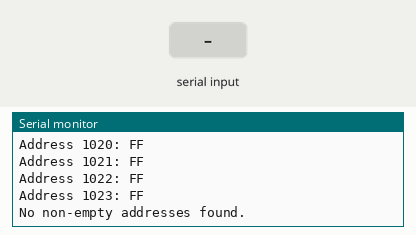
Recording of a sketch running on a simulated Arduino Uno, built with avr-gcc and run on an emulated ATmega328P. Shown: the last lines printed to the serial monitor. The inputs (shaded band) are chosen by the test bench.

Above: at 19.1 s.
19.2 s: "000\n" received over Serial
At 19.7 s:
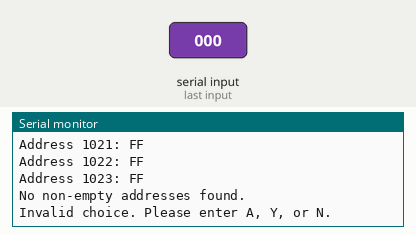
20.7 s: "A\n" received over Serial
At 21.9 s:
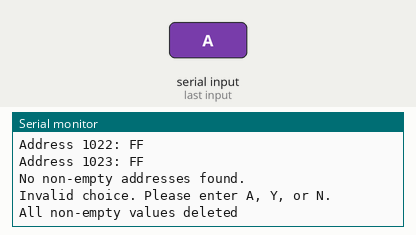
22.2 s: "Y\n" received over Serial
At 23.0 s:
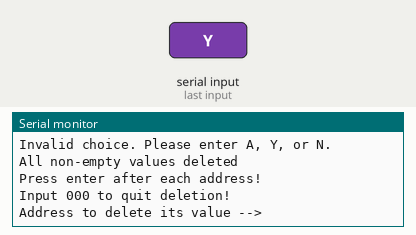
23.7 s: "000\n" received over Serial
At 24.2 s:
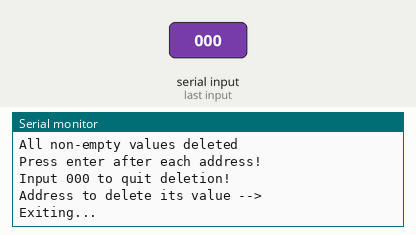
25.2 s: "N\n" received over Serial
At 26.6 s:
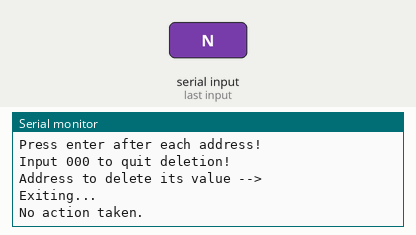
Timing chart, 0 to 27.7 s (numbered marks = the images above; inputs shaded):
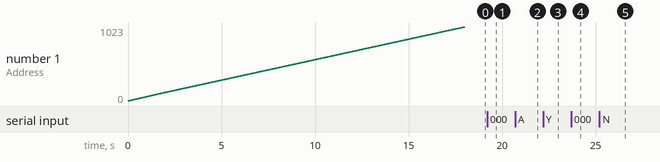

The sketch:

EEPROM-configurator.ino
```cpp
#include <EEPROM.h>

const int MAX_ADDRESSES = 512;  // Adjust as needed
int notEmptyAddressCount = 0;
int notEmptyAddressesArr[MAX_ADDRESSES];  // Array to store non-empty addresses

void setup() {
  Serial.begin(9600);

  // Wait for the serial connection to establish
  while (!Serial) {}

  Serial.print("EEPROM Size: ");
  Serial.println(EEPROM.length());

  // Read and print all address-value pairs
  for (int i = 0; i < EEPROM.length(); i++) {
    byte value = EEPROM.read(i);  // Read as byte
    Serial.print("Address ");
    Serial.print(i);
    Serial.print(": ");
    Serial.println(value, HEX);  // Print in hexadecimal format

    if (value != 0xFF) {
      if (notEmptyAddressCount < MAX_ADDRESSES) {
        notEmptyAddressesArr[notEmptyAddressCount++] = i;  // Store the address
      }
    }
  }

  // Print the count of non-empty addresses
  if (notEmptyAddressCount != 0) {
    Serial.print("Not empty address count: ");
    Serial.println(notEmptyAddressCount);

    // Print all non-empty addresses
    Serial.print("Not empty addresses: ");
    for (int i = 0; i < notEmptyAddressCount; i++) {
      Serial.print(notEmptyAddressesArr[i]);
      if (i < notEmptyAddressCount - 1) {
        Serial.print(", ");
      }
    }
    Serial.println();
    Serial.println("Choose an option:\nDelete all non-empty values - A\nDelete a value based on its address - Y\nDo nothing - N");
  } else {
    Serial.println("No non-empty addresses found.");
  }
}

void deleteAllData() {
  for (int i = 0; i < notEmptyAddressCount; i++) {
    EEPROM.write(notEmptyAddressesArr[i], 0xFF);
  }
  Serial.println("All non-empty values deleted");
}

void deleteDataByAddress() {
  Serial.println("Press enter after each address!\nInput 000 to quit deletion!");

  while (true) {
    Serial.println("Address to delete its value --> ");

    while (Serial.available() == 0) {
      delay(100);
    }
    String userAddress = Serial.readStringUntil('\n');
    userAddress.trim();

    if (userAddress == "000") {
      Serial.println("Exiting...");
      break;
    }

    int address = userAddress.toInt();
    if (address >= 0 && address < EEPROM.length()) {
      EEPROM.write(address, 0xFF);
    } else {
      Serial.print("Invalid address. Please enter a number between 0 and ");
      Serial.print(EEPROM.length() - 1);
      Serial.println(".");
    }
    Serial.println("Address to delete its value --> ");
  }
}

void loop() {
  if (Serial.available() > 0) {
    String userChoice = Serial.readStringUntil('\n');
    userChoice.trim();
    userChoice.toUpperCase();

    if (userChoice == "A") {
      deleteAllData();
    } else if (userChoice == "Y") {
      deleteDataByAddress();
    } else if (userChoice == "N") {
      Serial.println("No action taken.");
    } else {
      Serial.println("Invalid choice. Please enter A, Y, or N.");
    }
  }
}
```

Measured:
- after the input at 20.7 s, the serial monitor: prints a new line at once (image 2)
- after the input at 22.2 s, the serial monitor: prints a new line at once (image 3)
- after the input at 23.7 s, the serial monitor: prints a new line at once (image 4)
- after the input at 25.2 s, the serial monitor: prints a new line at once (image 5)
